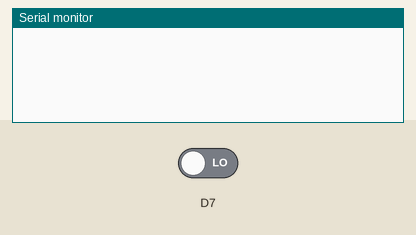
Bench run of a sketch on a simulated Particle Photon. On the bench: the last lines printed to the serial monitor. The inputs (shaded band) are chosen by the test bench; at power-on: D7 LOW.

Above: at 1.2 s.
1.3 s: D7 driven HIGH
At 2.5 s:
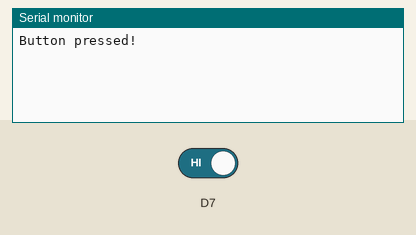
2.8 s: D7 driven LOW
At 3.9 s:
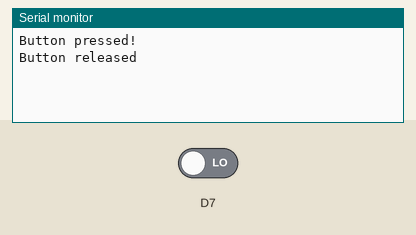

Measured:
- after the input at 1.3 s, the serial monitor: prints a new line at once (image 1)
- after the input at 2.8 s, the serial monitor: prints a new line at once (image 2)

The sketch:

button.ino
```cpp
boolean currentlyPressed = false;

void setup()
{
    Serial.begin(9600);

    pinMode(D7, INPUT);

}

void loop()
{

    if (digitalRead(D7) == HIGH) {

        if (!currentlyPressed) {
            Serial.println("Button pressed!");
            currentlyPressed = true;

            Spark.publish("button");
        }

    } else {

        if (currentlyPressed) {
            Serial.println("Button released");
            currentlyPressed = false;
        }

    }

}
```
